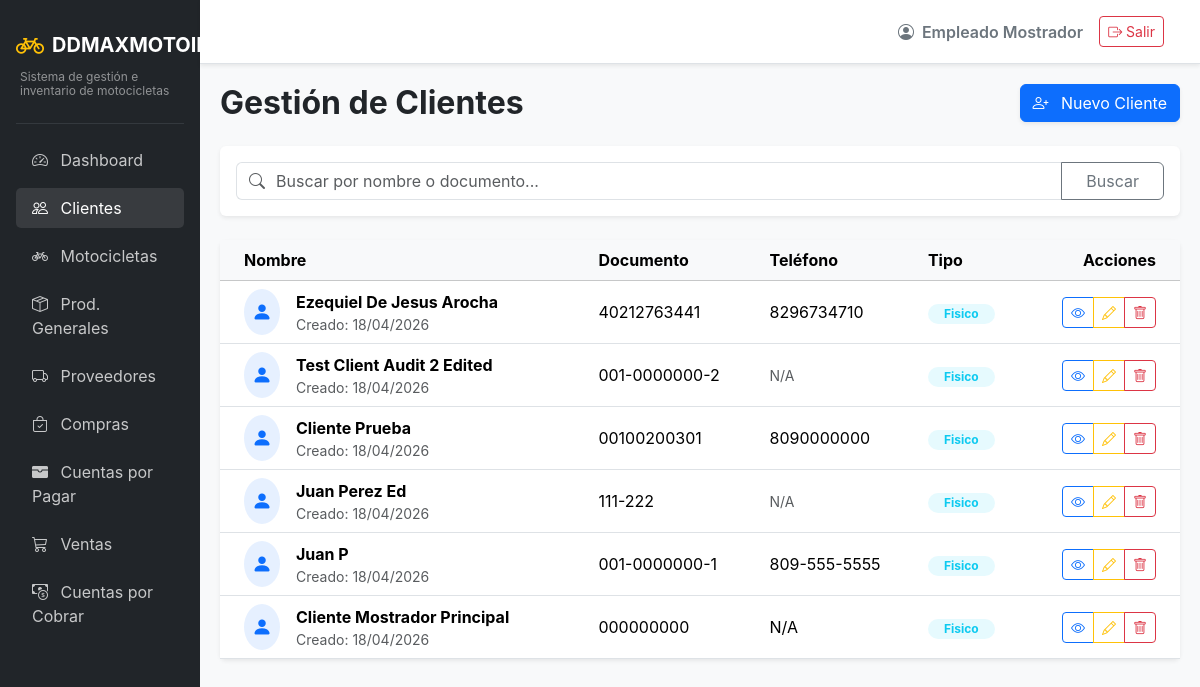
The app's page /clients/ (signed in) with its own data.
### app/models/auth.py (models this page shows, shortened)
class Usuarios(UserMixin, db.Model):
    __tablename__ = 'usuarios'
    id = db.Column(db.Integer, primary_key=True)
    usuario = db.Column(db.String(50), unique=True, nullable=False)
    password_hash = db.Column(db.String(255), nullable=False)
    rol_id = db.Column(db.Integer, db.ForeignKey('roles.id'), nullable=False)
    estado = db.Column(db.String(20), default='activo') # activo/inactivo
    nombre = db.Column(db.String(100), nullable=False)
    created_at = db.Column(db.DateTime, default=datetime.utcnow)
    updated_at = db.Column(db.DateTime, default=datetime.utcnow, onupdate=datetime.utcnow)

### app/models/entities.py (models this page shows)
class Clientes(db.Model):
    __tablename__ = 'clientes'
    id = db.Column(db.Integer, primary_key=True)
    tipo = db.Column(db.String(20), nullable=False) # fisico, juridico
    nombre = db.Column(db.String(150), nullable=False)
    documento = db.Column(db.String(50), unique=True, nullable=False)
    telefono = db.Column(db.String(20))
    direccion = db.Column(db.String(255))
    nombre_garante = db.Column(db.String(150))
    documento_garante = db.Column(db.String(50))
    telefono_garante = db.Column(db.String(20))
    direccion_garante = db.Column(db.String(255))
    created_at = db.Column(db.DateTime, default=datetime.utcnow)

### app/routes/clients.py (the view)
@clients_bp.route('/')
def list_clients():
    search = request.args.get('search', '')
    query = Clientes.query
    if search:
        query = query.filter(or_(
            Clientes.nombre.ilike(f'%{search}%'),
            Clientes.documento.ilike(f'%{search}%')
        ))
    clientes = query.order_by(Clientes.id.desc()).all()
    return render_template('clients/list.html', clientes=clientes, search=search)

### app/models/auth.py (called while the page is built)
@login_manager.user_loader
def load_user(user_id):
    return db.session.get(Usuarios, int(user_id))

### app/templates/clients/list.html (shortened to what this page needs)
{% extends "base.html" %}
{% block content %}
<div class="d-flex justify-content-between align-items-center mb-4">
    <h2 class="fw-bold mb-0">Gestión de Clientes</h2>
    <a href="{{ url_for('clients.create_client') }}" class="btn btn-primary shadow-sm">
        <i class="bi bi-person-plus me-2"></i> Nuevo Cliente
    </a>
</div>
<div class="card shadow-sm border-0 mb-4">
    <div class="card-body">
        <form method="GET" action="{{ url_for('clients.list_clients') }}" class="d-flex w-100">
            <div class="input-group">
                <span class="input-group-text bg-white text-muted border-end-0">
                    <i class="bi bi-search"></i>
                </span>
                <input type="text" class="form-control border-start-0 ps-0" name="search" placeholder="Buscar por nombre o documento..." value="{{ search }}">
                <button class="btn btn-outline-secondary px-4" type="submit">Buscar</button>
            </div>
        </form>
    </div>
</div>
<div class="card shadow-sm border-0">
    <div class="card-body p-0">
        <div class="table-responsive">
            <table class="table table-hover align-middle mb-0">
                <thead class="table-light">
                    <tr>
                        <th class="ps-4">Nombre</th>
                        <th>Documento</th>
                        <th>Teléfono</th>
                        <th>Tipo</th>
                        <th class="text-end pe-4">Acciones</th>
                    </tr>
                </thead>
                <tbody>
                    {% for cliente in clientes %}
                    <tr>
                        <td class="ps-4">
                            <div class="d-flex align-items-center">
                                <div class="bg-primary bg-opacity-10 rounded-circle p-2 me-3 text-primary">
                                    <i class="bi bi-person-fill fs-5"></i>
                                </div>
                                <div>
                                    <div class="fw-bold">{{ cliente.nombre }}</div>
                                    <div class="text-muted small">Creado: {{ cliente.created_at.strftime('%d/%m/%Y') if cliente.created_at else 'N/A' }}</div>
                                </div>
                            </div>
                        </td>
                        <td>{{ cliente.documento }}</td>
                        <td>{{ cliente.telefono or '<span class="text-muted small">N/A</span>'|safe }}</td>
                        <td>
                            <span class="badge {{ 'bg-info' if cliente.tipo == 'fisico' else 'bg-secondary' }} bg-opacity-10 {{ 'text-info' if cliente.tipo == 'fisico' else 'text-secondary' }} px-3 rounded-pill">
                                {{ cliente.tipo|capitalize }}
                            </span>
                        </td>
                        <td class="text-end pe-4">
                            <div class="btn-group" role="group">
                                <a href="{{ url_for('clients.profile_client', id=cliente.id) }}" class="btn btn-sm btn-outline-primary" data-bs-toggle="tooltip" title="Ver Perfil">
                                    <i class="bi bi-eye"></i>
                                </a>
                                <a href="{{ url_for('clients.edit_client', id=cliente.id) }}" class="btn btn-sm btn-outline-warning" data-bs-toggle="tooltip" title="Editar">
                                    <i class="bi bi-pencil"></i>
                                </a>
                                <button type="button" class="btn btn-sm btn-outline-danger" data-bs-toggle="modal" data-bs-target="#deleteModal{{ cliente.id }}" title="Eliminar">
                                    <i class="bi bi-trash"></i>
                                </button>
                            </div>
                        </td>
                    </tr>
                    {% endfor %}
                </tbody>
            </table>
        </div>
    </div>
</div>
{% endblock %}

### app/templates/base.html (shortened to what this page needs)
<!DOCTYPE html>
<html lang="es">
<head>
    <link href="https://cdn.jsdelivr.net/npm/bootstrap@5.3.2/dist/css/bootstrap.min.css" rel="stylesheet">
    <link href="https://cdn.jsdelivr.net/npm/bootstrap-icons@1.11.1/font/bootstrap-icons.css" rel="stylesheet">
</head>
<body>
    <div class="container-fluid p-0">
        <div class="row g-0">
            <div class="col-md-2 sidebar d-none d-md-block p-3">
                <a href="{{ url_for('main.dashboard') }}" class="text-decoration-none d-flex flex-column mb-4 mt-2">
                    <div class="d-flex align-items-center">
                        <i class="bi bi-bicycle fs-3 text-warning me-2"></i>
                        <span class="fs-5 text-white fw-bold">DDMAXMOTOIMPORT</span>
                    </div>
                    <div class="text-white-50 mt-1 ps-1" style="font-size: 0.75rem; line-height: 1.2;">Sistema de gestión e inventario de motocicletas</div>
                </a>
                <hr class="text-secondary">
                <ul class="nav flex-column gap-2">
                    <li class="nav-item">
                        <a class="nav-link {% if request.endpoint and request.endpoint.startswith('main.') %}active{% endif %}" href="{{ url_for('main.dashboard') }}">
                            <i class="bi bi-speedometer2 me-2"></i> Dashboard
                        </a>
                    </li>
                    <li class="nav-item">
                        <a class="nav-link {% if request.endpoint and request.endpoint.startswith('clients.') %}active{% endif %}" href="{{ url_for('clients.list_clients') }}">
                            <i class="bi bi-people me-2"></i> Clientes
                        </a>
                    </li>
                    <li class="nav-item">
                        <a class="nav-link {% if request.endpoint and request.endpoint.startswith('inventory.') and 'product' not in request.endpoint %}active{% endif %}" href="{{ url_for('inventory.list_motorcycles') }}">
                            <i class="bi bi-bicycle me-2"></i> Motocicletas
                        </a>
                    </li>
                    <li class="nav-item">
                        <a class="nav-link {% if request.endpoint and request.endpoint.startswith('inventory.') and 'product' in request.endpoint %}active{% endif %}" href="{{ url_for('inventory.list_products') }}">
                            <i class="bi bi-box-seam me-2"></i> Prod. Generales
                        </a>
                    </li>
                    <li class="nav-item">
                        <a class="nav-link {% if request.endpoint and request.endpoint.startswith('suppliers.') %}active{% endif %}" href="{{ url_for('suppliers.list_suppliers') }}">
                            <i class="bi bi-truck me-2"></i> Proveedores
                        </a>
                    </li>
                    <li class="nav-item">
                        <a class="nav-link {% if request.endpoint and request.endpoint.startswith('purchases.') %}active{% endif %}" href="{{ url_for('purchases.list_purchases') }}">
                            <i class="bi bi-bag-check me-2"></i> Compras
                        </a>
                    </li>
                    <li class="nav-item">
                        <a class="nav-link {% if request.endpoint and request.endpoint.startswith('payables.') %}active{% endif %}" href="{{ url_for('payables.list_accounts') }}">
                            <i class="bi bi-wallet-fill me-2"></i> Cuentas por Pagar
                        </a>
                    </li>
                    <li class="nav-item">
                        <a class="nav-link {% if request.endpoint and request.endpoint.startswith('sales.') %}active{% endif %}" href="{{ url_for('sales.list_sales') }}">
                            <i class="bi bi-cart3 me-2"></i> Ventas
                        </a>
                    </li>
                    <li class="nav-item">
                        <a class="nav-link {% if request.endpoint and request.endpoint.startswith('accounts.') %}active{% endif %}" href="{{ url_for('accounts.list_accounts') }}">
                            <i class="bi bi-cash-coin me-2"></i> Cuentas por Cobrar
                        </a>
                    </li>
                </ul>
            </div>
            <div class="col-md-10 d-flex flex-column vh-100">
                <nav class="navbar navbar-expand-lg navbar-light bg-white border-bottom shadow-sm px-4 py-3">
                    <div class="container-fluid">
                        <div class="ms-auto d-flex align-items-center">
                            <span class="me-3 fw-semibold text-secondary">
                                <i class="bi bi-person-circle me-1"></i> {{ current_user.nombre }}
                            </span>
                            <a href="{{ url_for('auth.logout') }}" class="btn btn-outline-danger btn-sm">
                                <i class="bi bi-box-arrow-right"></i> Salir
                            </a>
                        </div>
                    </div>
                </nav>
                <main class="content-area flex-grow-1 overflow-auto">
                    {% block content %}{% endblock %}
                </main>
            </div>
        </div>
    </div>
</body>
</html>

### app/templates/base.html (style rules this page uses)
body { background-color: #f8f9fa; font-family: 'Inter', sans-serif; }
.sidebar { background-color: #212529; min-height: 100vh; color: #fff; }
.sidebar .nav-link { color: rgba(255,255,255,.75); transition: 0.3s; }
.sidebar .nav-link:hover, .sidebar .nav-link.active { color: #fff; background: rgba(255,255,255,.1); border-radius: 5px; }
.content-area { padding: 20px; }

### records on screen
Usuarios: nombre "Empleado Mostrador"
Clientes: nombre "Ezequiel De Jesus Arocha", created_at "18/04/2026", documento "40212763441", telefono "8296734710", tipo "Fisico"
Clientes: nombre "Test Client Audit 2 Edited", created_at "18/04/2026", documento "001-0000000-2", telefono "N/A", tipo "Fisico"
Clientes: nombre "Cliente Prueba", created_at "18/04/2026", documento "00100200301", telefono "8090000000", tipo "Fisico"
Clientes: nombre "Juan Perez Ed", created_at "18/04/2026", documento "111-222", telefono "N/A", tipo "Fisico"
Clientes: nombre "Juan P", created_at "18/04/2026", documento "001-0000000-1", telefono "809-555-5555", tipo "Fisico"
Clientes: nombre "Cliente Mostrador Principal", created_at "18/04/2026", documento "000000000", telefono "N/A", tipo "Fisico"
